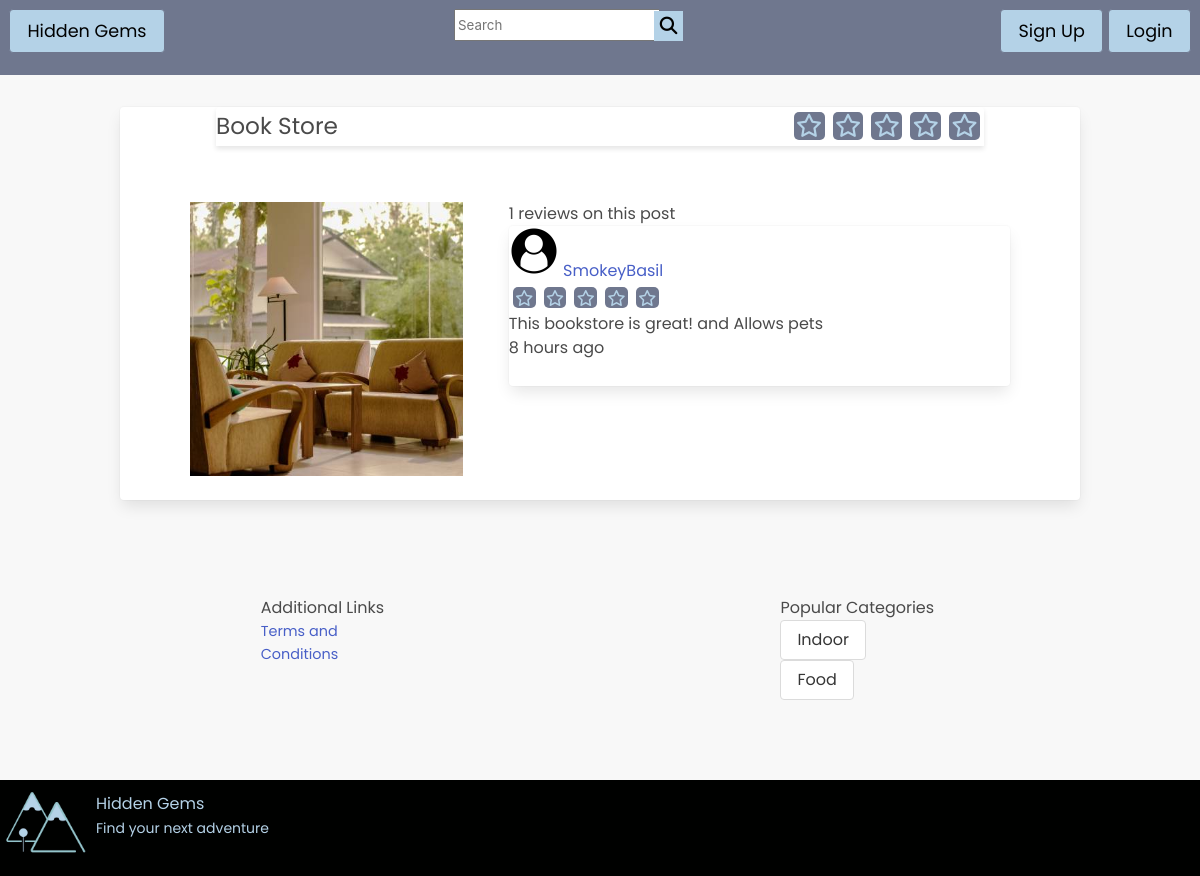
/single.php?location_id=27, run on the app's committed database.
### tables this page shows
CREATE TABLE `locations` (
  `location_id` mediumint(9) NOT NULL,
  `title` varchar(300) NOT NULL,
  `lat` double NOT NULL,
  `lng` double NOT NULL,
  `category_id` int(11) NOT NULL,
  `image` text NOT NULL,
  `user_id` int(11) NOT NULL,
  `is_published` tinyint(4) NOT NULL
);

CREATE TABLE `posts` (
  `post_id` mediumint(9) NOT NULL,
  `body` text NOT NULL,
  `photo` text NOT NULL,
  `date` datetime NOT NULL,
  `is_approved` int(2) NOT NULL,
  `rating` tinyint(5) NOT NULL,
  `user_id` int(11) NOT NULL,
  `location_id` int(11) NOT NULL
);

CREATE TABLE `users` (
  `user_id` mediumint(9) NOT NULL,
  `name` varchar(50) NOT NULL,
  `password` varchar(256) NOT NULL,
  `email` varchar(254) NOT NULL,
  `profile_pic` text DEFAULT NULL,
  `bio` text DEFAULT NULL,
  `area` text NOT NULL,
  `admin` int(2) NOT NULL,
  `join_date` datetime NOT NULL,
  `access_token` int(11) DEFAULT NULL
);

### includes/functions.php (the view, shortened to what this page needs)
<?php
function user_info( $id, $username, $profile_pic = 'avatars/default.png' ){
        if( $profile_pic == '' ){
            $profile_pic = 'avatars/default.png';
        };
        ?>
        <div class="user">
            <a href="user.php?user_id=<?php echo $id; ?>">
            <img src="<?php echo $profile_pic;?>" alt="<?php echo $username;?>" width="50" height="50" class="profile-pic">
            <span><?php echo $username?></span>
            </a>
        </div>
<?php
}
function time_ago($datetime, $full = false) {
    $now = new DateTime;
    $ago = new DateTime($datetime);
    $diff = $now->diff($ago);
    $diff->w = floor($diff->d / 7);
    $diff->d -= $diff->w * 7;
    $string = array(
        'y' => 'year',
        'm' => 'month',
        'w' => 'week',
        'd' => 'day',
        'h' => 'hour',
        'i' => 'minute',
        's' => 'second',
    );
    foreach ($string as $k => &$v) {
        if ($diff->$k) {
            $v = $diff->$k . ' ' . $v . ($diff->$k > 1 ? 's' : '');
        } else {
            unset($string[$k]);
        }
    }
    if (!$full) $string = array_slice($string, 0, 1);
    return $string ? implode(', ', $string) . ' ago' : 'just now';
}
function show_post_image( $unique, $size = 'medium', $alt = 'post image'  ){
    $url = "uploads/$unique" . '_' . "$size.jpg";
   echo "<img src='$url' alt='$alt' class='post-image is-$size'>";
   }
    ?>
    <?php
function star_interface($post_id = 0,  $total_stars = 5){
    global $DB;
    $current_rating = 0;
    $result = $DB->prepare('SELECT AVG(rating) AS current_rating
                            FROM posts
                            WHERE post_id = ?');
    $result->execute(array($post_id));
    $row = $result->fetch();
    extract($row);
    for ($i = 1 ; $i <= $total_stars ; $i++) {
        if( $i <= $current_rating ){
            $class = "fa-solid fa-star";
        }elseif( $current_rating < $i AND $current_rating > ($i - 1) ){
            $class="fa-solid fa-star-half-stroke";
        }else{
            $class = "fa-regular fa-star";
        }
        echo "<i class='$class' data-rating='$i' data-postid='$post_id'></i>";
    }
}

### single.php (shortened to what this page needs)
<?php  require 'includes/config.php';
  require 'includes/functions.php';
$location_id = 0;
if(isset($_GET['location_id'])){
    $location_id = filter_var($_GET['location_id'], FILTER_SANITIZE_NUMBER_INT);
}
include 'includes/header.php';
?>
<main class="single">
    <?php
	$result = $DB->prepare('SELECT users.*, locations.*
							FROM  users, locations
							WHERE locations.user_id = users.user_id
                            AND locations.location_id = ?
							LIMIT 1');
$result->execute( array($location_id));
if( $result->rowCount() ){
        while( $row = $result->fetch()){
    ?>
<section class="card single">
<div class="card-header">
    <h3><?php echo $row['title'] ?></h3>
          <ul><?php star_interface($post_id = 0,  $total_stars = 5); ?></ul>
</div>
<article class="card-content grid">
<?php show_post_image( $row['image'], 'medium', $row['title']  ); ?>
    <section class="right-side" >
    <div class="new-review">
  <?php
  }
  require('includes/reviews.php');
  }
  else{
      echo '<h2>Post not found</h2>';
  }
  ?>
  </div>
</article>
</section>
</main>
  <?php  include 'includes/footer.php'; ?>

### includes/reviews.php
<?php
$result = $DB->prepare('SELECT posts.*, users.name, users.profile_pic
                        FROM posts, users
                        WHERE posts.user_id = users.user_id
                        AND is_approved = 1
                        AND location_id = ?
                        ORDER BY date DESC
                        LIMIT 5
                        ');
$result->execute( array( $location_id ));
$totalreviews = $result->rowCount();
if($totalreviews){
?>
<section class="reviews">
    <h2><?php echo $totalreviews; ?> reviews on this post</h2>
    <?php
    while( $row = $result->fetch() ){ ?>
    <div class="card">
    <div class="user">
    <div>
            <h4><?php user_info( $row['user_id'], $row['name'], $row['profile_pic']); ?></h4>
            <?php star_interface($post_id = 0,  $total_stars = 5); ?>
        </div>
					</div>
        <p><?php echo $row['body']; ?></p>
        <span class="date"><?php echo time_ago($row['date']); ?></span>
    </div>
    <?php } ?>
</section>
<?php } ?>

### css/style.css (style rules this page uses)
body { font-family: 'Poppins', sans-serif; background-color: #F8F8F8; min-width: 500px; }
.card i { color: #B4D2E7; background-color: #6f778e; margin: .25rem; padding: .15rem; border-radius: 5px; }
main.single { width: 80%; margin: 1rem auto; }
main.single .card { min-height: 20vh; }
main.single .card .card-header { display: flex; flex-direction: row; justify-content: space-between; width: 80%; margin: 2rem auto; font-size: 1.45rem; line-height: 1.7; }
div.new-review { grid-column: 4; grid-row: 1; }
main.single section.card article.grid { display: grid; grid-template-columns: [row1-start] 5% [row1-end] 30% [third-line] 5% [added-line] auto [fourth-line] 5% [last-line]; grid-template-rows: [c1-start] auto [c1-end] auto [last-line] }
main.single .card-content img { grid-column: 2; }
main.single section.right-side { grid-column: 4; grid-row: 1; }

### data on the page
locations: title "Book Store", image (picture)
posts: user.name "SmokeyBasil", body "This bookstore is great! and Allows pets", date "8 hours ago"

### other printed values
$totalreviews "1"
